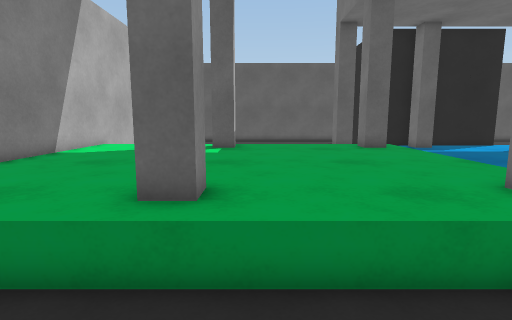
View 1 (above)

20 first-person views from a walk through a scene from a Unity 3-D project. The camera is 1.2 m above the floor, tilts 8° down and sees 80° across. The floor is counted in squares, 0.5 m on a side. Each view is taken from the middle of a square. On the plan, view 1 faces up. The plan holds only what a view shows up to about 19 squares ahead; the rest is blank. The place goes on beyond the plan.

View 2
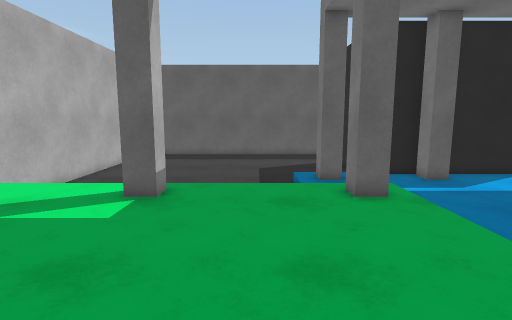

View 3
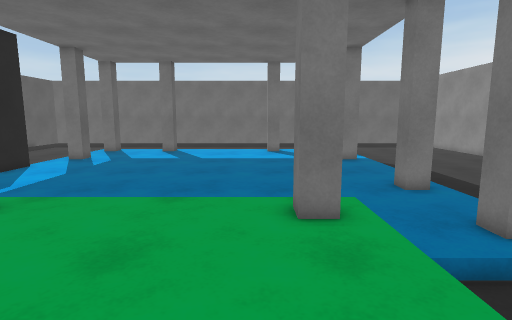

View 4
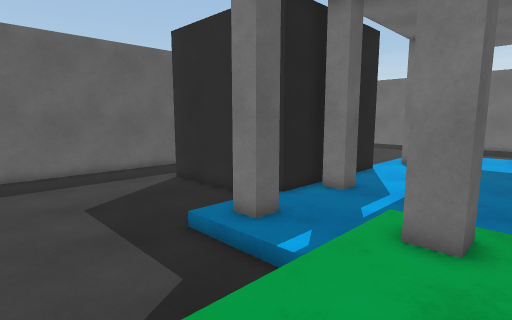

View 5
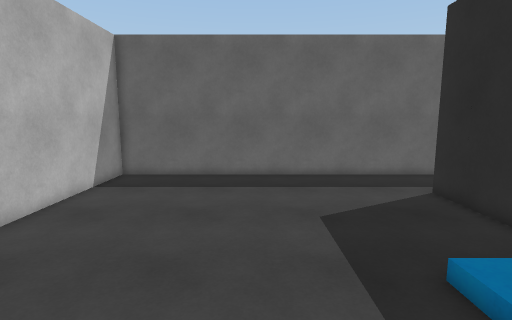

View 6
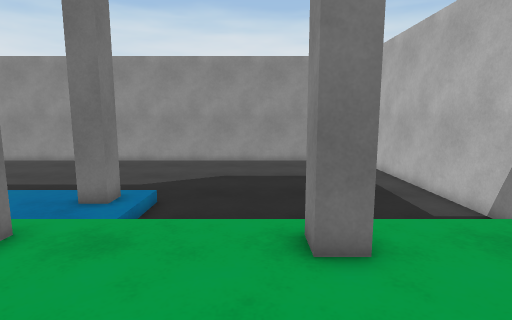

View 7
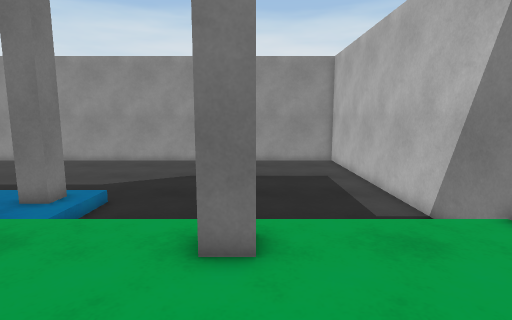

View 8
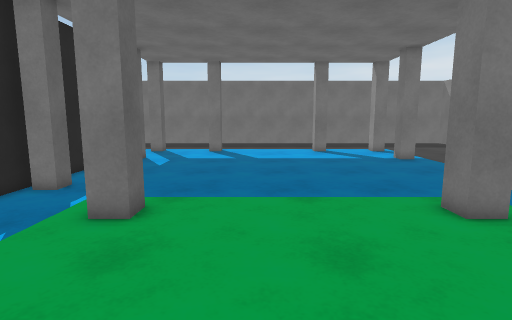

View 9
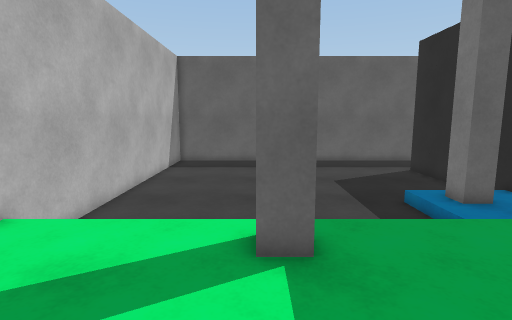

View 10
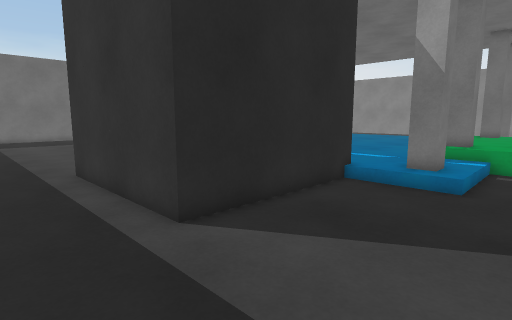

View 11
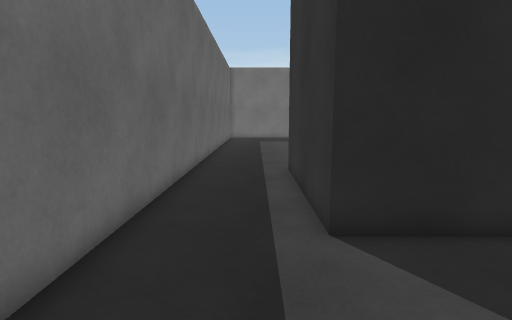

View 12
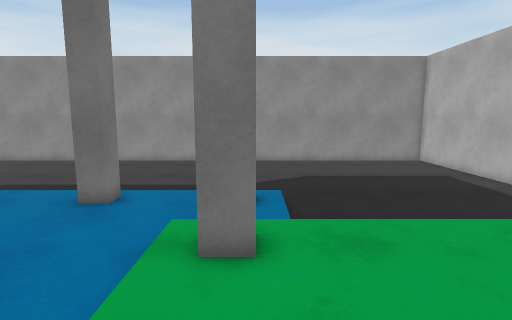

View 13
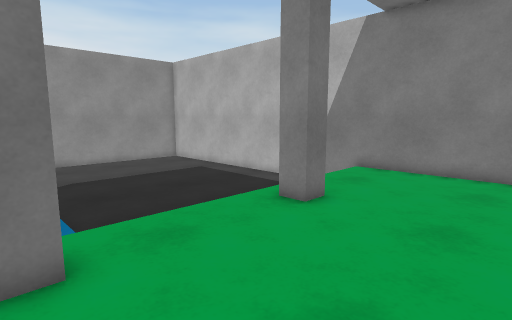

View 14
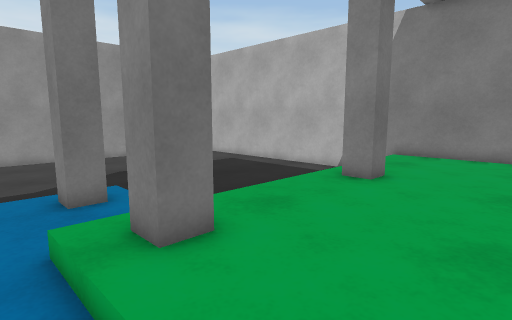

View 15
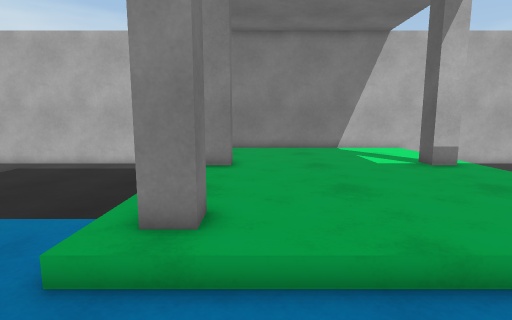

View 16
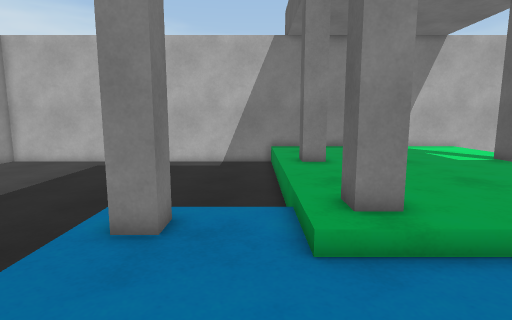

View 17
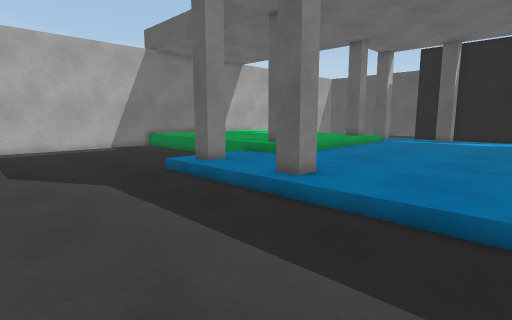

View 18
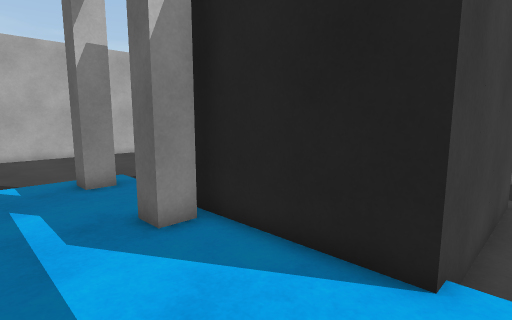

View 19
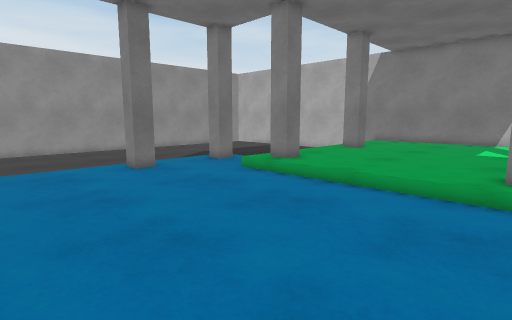

View 20
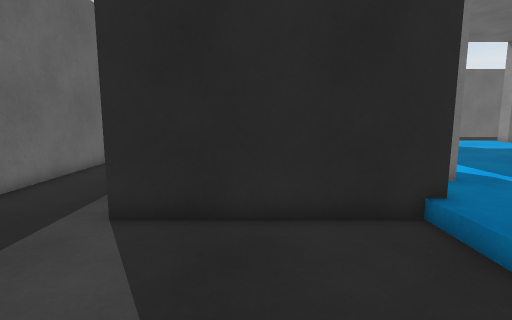

### Floor plan
Key: @ floor where view 1 was taken; # wall or solid block; . main floor; : floor 0.25 m higher than the main floor; + floor 0.5 m higher than the main floor; / step, stairs or slope; C column; U cube.
Columns run from 8 left of view 1 to 17 right of it. Each row starts with its distance up from view 1.
 33 ##########################
 32 #.........................
 31 #.........................
 30 #.........................
 29 #.........................
 28 #...............UUUUUUUUU.
 27 #...............UUUUUU  U
 26 #...............UU      U
 25 #...............UU      U
 24 #...............UU      U.
 23 #...............UU      U.
 22 #...............U U UUUUU.
 21 #...........////UUUUUUUUU/
 20 #.........../CC::U#U:U:U::
 19 #.........../CC:::#C::::::
 18 #.........../:::::::::::::
 17 #      ...../:::::::::::::
 16 #///////////////::::::::::
 15 #+++++CC+++++CC/::::::::::
 14 #+++++CC+++++CC/::::::::::
 13 #++++++++++++++/::::::::::
 12 #++++++++++++++/::::::::::
 11 #++++++++++++++/::::::::::
 10 #++++++++++++++/::::::::::
  9 #++++++++++++++/::::::::::
  8 #++++++++++++++/::::::::::
  7 #++++++++++++++/::::::::::
  6 #+++++##+++++##/::::::::::
  5 #+++++#C+++++#C/::::::::::
  4 #///////////////::::::::::
  3 #.........../:::::::::::::
  2 #.........../:::::::::::::
  1 #.........../##:::##::::::
  0 #.......@.../#C:::#C::::::
 -1 #...........//////////////
 -2 #.........................
 -3 #.........................
 -4 #.........................
 -5 #.........................
 -6 #.........................
 -7 #.........................
 -8 #....................... .

Positions as (right, up) in squares from view 1, and headings:
1: (0, 0), facing up
2: (2, 5), facing up
3: (-2, 7), facing right
4: (-1, 13), facing up-right
5: (0, 15), facing up
6: (0, 11), facing down
7: (-2, 11), facing down
8: (-2, 11), facing right
9: (-2, 9), facing up
10: (2, 32), facing down-right
11: (2, 30), facing right
12: (5, 11), facing down
13: (6, 11), facing down-left
14: (8, 10), facing down-left
15: (11, 7), facing left
16: (12, 3), facing left
17: (17, -8), facing up-left
18: (17, 16), facing up-left
19: (17, 15), facing down-left
20: (1, 25), facing right
